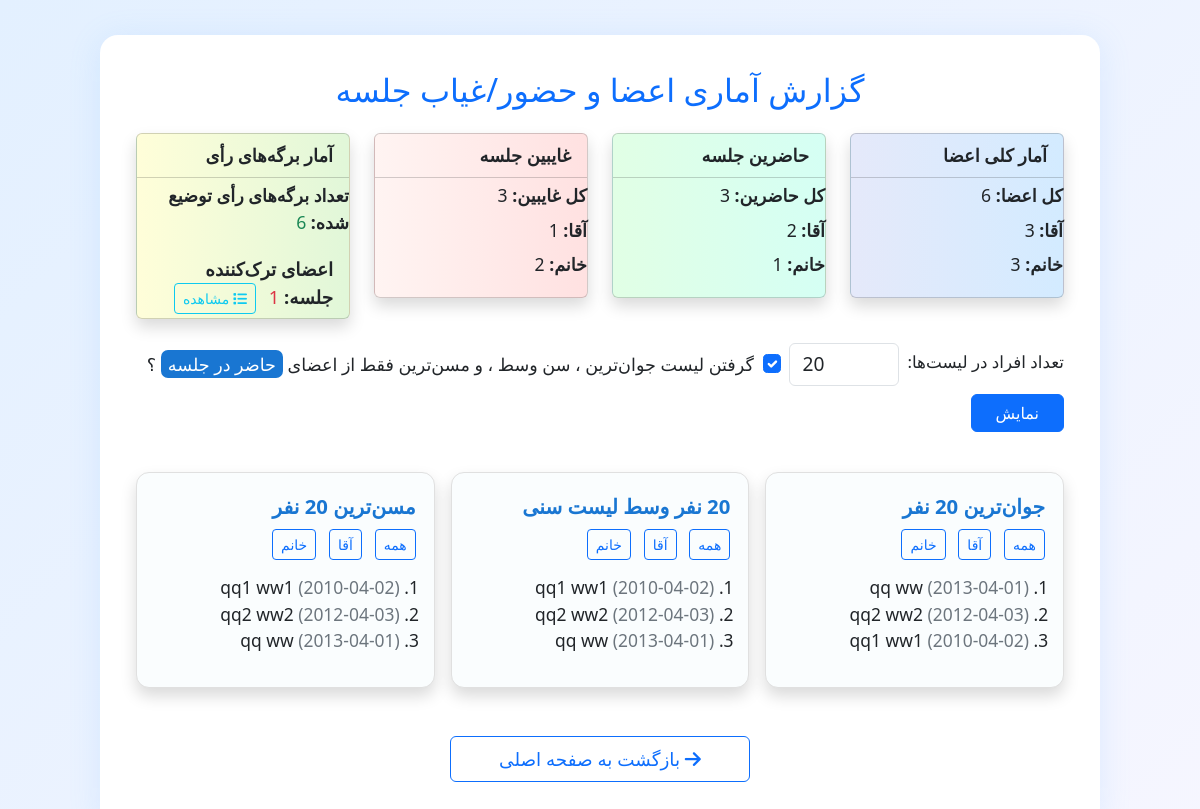
The app's page /report_attendance.php with its own data.
### tables this page shows
CREATE TABLE IF NOT EXISTS `members` (
  `id` int(11) NOT NULL AUTO_INCREMENT COMMENT 'کلید اصلی و یکتا برای هر عضو',
  `first_name` varchar(100) NOT NULL COMMENT 'نام عضو',
  `last_name` varchar(100) NOT NULL COMMENT 'نام خانوادگی عضو',
  `national_code` varchar(10) NOT NULL COMMENT 'کد ملی عضو (منحصر به فرد)',
  `gender` tinyint(1) DEFAULT NULL COMMENT 'جنسیت 1 اقا 2 خانم',
  `mobile` varchar(11) NOT NULL COMMENT 'شماره موبایل عضو',
  `membership_number` varchar(20) NOT NULL COMMENT 'شماره عضویت در سازمان',
  `birth_date` date NOT NULL COMMENT 'تاریخ تولد عضو',
  `membership_expiry` date NOT NULL COMMENT 'تاریخ اعتبار عضویت',
  `photo_path` varchar(255) DEFAULT NULL COMMENT 'مسیر ذخیره عکس عضو',
  `is_deleted` tinyint(1) DEFAULT 0 COMMENT '1 به معنی حذف نرم عضو',
  `created_at` timestamp(3) NOT NULL DEFAULT current_timestamp(3) COMMENT 'تاریخ و زمان ایجاد رکورد با دقت میلی‌ثانیه',
  `updated_at` timestamp(3) NULL DEFAULT NULL ON UPDATE current_timestamp(3) COMMENT 'تاریخ و زمان به‌روزرسانی رکورد',
  PRIMARY KEY (`id`),
  UNIQUE KEY `national_code` (`national_code`),
  UNIQUE KEY `membership_number` (`membership_number`)
);

### report_attendance.php (the view, shortened to what this page needs)
<?php
require_once 'config.php';
$n = isset($_GET['n']) && intval($_GET['n']) > 0 ? intval($_GET['n']) : 20;
 $only_present ='1';
$stmt = $pdo->prepare("SELECT id FROM meetings WHERE status='active' AND is_deleted=0 ORDER BY start_time DESC LIMIT 1");
$stmt->execute();
$meeting = $stmt->fetch(PDO::FETCH_ASSOC);
$meeting_id = $meeting ? $meeting['id'] : 0;
$total_members = $pdo->query("SELECT COUNT(*) FROM members WHERE is_deleted=0")->fetchColumn();
$total_male = $pdo->query("SELECT COUNT(*) FROM members WHERE is_deleted=0 AND gender='1'")->fetchColumn();
$total_female = $pdo->query("SELECT COUNT(*) FROM members WHERE is_deleted=0 AND gender='2'")->fetchColumn();
$total_present = $total_present_male = $total_present_female = 0;
$total_absent = $total_absent_male = $total_absent_female = 0;
$present_members = [];
if ($meeting_id) {
    $sql = "SELECT m.id, m.first_name, m.last_name, m.birth_date, m.gender,
                   TIMESTAMPDIFF(YEAR, m.birth_date, CURDATE()) as age
            FROM members m
            JOIN (
                SELECT a1.member_id, a1.current_status
                FROM attendances a1
                INNER JOIN (
                    SELECT member_id, MAX(id) as max_id
                    FROM attendances
                    WHERE meeting_id=? AND is_deleted=0
                    GROUP BY member_id
                ) a2 ON a1.member_id = a2.member_id AND a1.id = a2.max_id
                WHERE a1.meeting_id=? AND a1.is_deleted=0
            ) last_att ON last_att.member_id = m.id
            WHERE m.is_deleted=0 AND last_att.current_status='in' AND m.birth_date IS NOT NULL
            ORDER BY m.birth_date ASC";
    $stmt = $pdo->prepare($sql);
    $stmt->execute([$meeting_id, $meeting_id]);
    $present_members = $stmt->fetchAll(PDO::FETCH_ASSOC);
    foreach ($present_members as $m) {
        if ($m['gender'] == '1') $total_present_male++;
        elseif ($m['gender'] == '2') $total_present_female++;
    }
    $total_present = count($present_members);
    $total_absent = $total_members - $total_present;
    $total_absent_male = $total_male - $total_present_male;
    $total_absent_female = $total_female - $total_present_female;
}
if ($only_present=='1' && $meeting_id) {
    $base_members = $present_members;
} else {
    $sql = "SELECT id, first_name, last_name, birth_date, gender, TIMESTAMPDIFF(YEAR, birth_date, CURDATE()) as age
            FROM members
            WHERE is_deleted=0 AND birth_date IS NOT NULL
            ORDER BY birth_date ASC";
    $base_members = $pdo->query($sql)->fetchAll(PDO::FETCH_ASSOC);
}
$youngest_all = $base_members;
usort($youngest_all, function($a,$b){ return strtotime($b['birth_date']) - strtotime($a['birth_date']); });
$youngest_all = array_slice($youngest_all, 0, $n);
$oldest_all = $base_members;
usort($oldest_all, function($a,$b){ return strtotime($a['birth_date']) - strtotime($b['birth_date']); });
$oldest_all = array_slice($oldest_all, 0, $n);
$middle_all = [];
$sorted_all = $base_members;
usort($sorted_all, function($a,$b){ return strtotime($a['birth_date']) - strtotime($b['birth_date']); });
$total = count($sorted_all);
if($total > 0) {
    $mid_count = min($n, $total);
    $mid_center = intval($total/2);
    $start = max(0, $mid_center - intval($mid_count/2));
    $middle_all = array_slice($sorted_all, $start, $mid_count);
}
$left_members = [];
if ($meeting_id) {
    $sql = "SELECT m.first_name, m.last_name, m.birth_date
        FROM members m
        JOIN attendances a ON a.member_id = m.id AND a.meeting_id = ? AND a.is_deleted=0
        WHERE m.is_deleted=0 AND a.current_status='out'
        AND NOT EXISTS (
            SELECT 1 FROM attendances a2
              WHERE a2.member_id = m.id
                AND a2.meeting_id = ?
                AND a2.is_deleted=0
                AND a2.current_status='in'
                AND a2.id > a.id
        )";
    $stmt = $pdo->prepare($sql);
    $stmt->execute([$meeting_id, $meeting_id]);
    $left_members = $stmt->fetchAll(PDO::FETCH_ASSOC);
}
$vote_papers_count = 0;
if ($meeting_id) {
    $stmt = $pdo->prepare("SELECT COUNT(*) FROM vote_papers WHERE meeting_id=? AND is_issued=1 AND is_deleted=0");
    $stmt->execute([$meeting_id]);
    $vote_papers_count = $stmt->fetchColumn();
}
?>
<!DOCTYPE html>
<html lang="fa" dir="rtl">
<head>
    <link href="https://cdn.jsdelivr.net/npm/bootstrap@5.3.3/dist/css/bootstrap.rtl.min.css" rel="stylesheet">
    <link rel="stylesheet" href="https://cdnjs.cloudflare.com/ajax/libs/font-awesome/6.4.2/css/all.min.css">
</head>
<body>
<div class="container">
    <div class="report-box">
        <h3 class="mb-4 text-center text-primary" style="font-size:2rem;">گزارش آماری اعضا و حضور/غیاب جلسه</h3>
        <div class="row mb-3">
            <div class="col-md-3 mb-2">
                <div class="card info-card shadow">
                    <div class="card-header bg-transparent">آمار کلی اعضا</div>
                    <ul class="stat-list card-body">
                        <li><b>کل اعضا:</b> <?= $total_members ?></li>
                        <li><b>آقا:</b> <?= $total_male ?></li>
                        <li><b>خانم:</b> <?= $total_female ?></li>
                    </ul>
                </div>
            </div>
            <div class="col-md-3 mb-2">
                <div class="card present-card shadow">
                    <div class="card-header bg-transparent">حاضرین جلسه</div>
                    <ul class="stat-list card-body">
                        <li><b>کل حاضرین:</b> <?= $total_present ?></li>
                        <li><b>آقا:</b> <?= $total_present_male ?></li>
                        <li><b>خانم:</b> <?= $total_present_female ?></li>
                    </ul>
                </div>
            </div>
            <div class="col-md-3 mb-2">
                <div class="card absent-card shadow">
                    <div class="card-header bg-transparent">غایبین جلسه</div>
                    <ul class="stat-list card-body">
                        <li><b>کل غایبین:</b> <?= $total_absent ?></li>
                        <li><b>آقا:</b> <?= $total_absent_male ?></li>
                        <li><b>خانم:</b> <?= $total_absent_female ?></li>
                    </ul>
                </div>
            </div>
            <div class="col-md-3 mb-2">
                <div class="card vote-card shadow">
                    <div class="card-header bg-transparent">آمار برگه‌های رأی</div>
                    <ul class="stat-list card-body">
                        <li><b>تعداد برگه‌های رأی توضیع شده:</b> <span class="text-success"><?= $vote_papers_count ?></span></li>
                    </ul>
                    <div class="card-body pt-0 pb-1">
                        <b>اعضای ترک‌کننده جلسه:</b> <span class="text-danger"><?= count($left_members) ?></span>
                        <button class="btn btn-outline-info btn-sm ms-2" data-bs-toggle="modal" data-bs-target="#modalLeftMembers"><i class="fa fa-list"></i> مشاهده</button>
                    </div>
                </div>
            </div>
        </div>
 <form class="row g-2 mb-4 align-items-center" method="get">
            <div class="col-auto">
                <label for="n" class="form-label" style="font-size:1.05rem">تعداد افراد در لیست‌ها:</label>
            </div><BR/>
            <div class="col-auto">
                <input type="number" name="n" id="n" value="<?= $n ?>" class="form-control" min="1" style="width:110px;font-size:1.2rem">
            </div>
            <div class="col-auto">
                <div class="form-check">
                  <input class="form-check-input" type="checkbox"   id="chk_only_present" <?= $only_present=='1' ? "checked" : "" ?> onchange="submitReportForm()"  >
                  <label class="form-check-label" for="chk_only_present" style="font-size:1.1rem;">
                    گرفتن لیست جوان‌ترین  ، سن وسط ، و مسن‌ترین فقط از اعضای <span class="highlight">حاضر در جلسه</span> ؟
                  </label>
                </div>
            </div>
            <div class="col-auto">
                <button type="submit" class="btn btn-primary px-4">نمایش</button>
            </div>
        </form>
        <div class="row g-3 mt-2">
            <div class="col-md-4">
                <div class="age-box shadow">
                    <div class="stat-title">جوان‌ترین <?= $n ?> نفر</div>
                    <div class="list-btns">
                        <button class="btn btn-outline-primary btn-sm" onclick="showMemberList('youngest_all')">همه</button>
                        <button class="btn btn-outline-primary btn-sm" onclick="showMemberList('youngest_male')">آقا</button>
                        <button class="btn btn-outline-primary btn-sm" onclick="showMemberList('youngest_female')">خانم</button>
                    </div>
                    <ol style="padding-right:16px;font-size:1.09rem" id="list_youngest">
                        <?php foreach($youngest_all as $m): ?>
                            <li><?= htmlspecialchars($m['first_name'].' '.$m['last_name']) ?> <span class="text-secondary">(<?= $m['birth_date'] ?>)</span></li>
                        <?php endforeach; ?>
                    </ol>
                </div>
            </div>
            <div class="col-md-4">
                <div class="age-box shadow">
                    <div class="stat-title"> <?= $n ?> نفر وسط لیست سنی</div>
                    <div class="list-btns">
                        <button class="btn btn-outline-primary btn-sm" onclick="showMemberList('middle_all')">همه</button>
                        <button class="btn btn-outline-primary btn-sm" onclick="showMemberList('middle_male')">آقا</button>
                        <button class="btn btn-outline-primary btn-sm" onclick="showMemberList('middle_female')">خانم</button>
                    </div>
                    <ol style="padding-right:16px;font-size:1.09rem" id="list_middle">
                        <?php foreach($middle_all as $m): ?>
                            <li><?= htmlspecialchars($m['first_name'].' '.$m['last_name']) ?> <span class="text-secondary">(<?= $m['birth_date'] ?>)</span></li>
                        <?php endforeach; ?>
                    </ol>
                </div>
            </div>
            <div class="col-md-4">
                <div class="age-box shadow">
                    <div class="stat-title">مسن‌ترین <?= $n ?> نفر</div>
                    <div class="list-btns">
                        <button class="btn btn-outline-primary btn-sm" onclick="showMemberList('oldest_all')">همه</button>
                        <button class="btn btn-outline-primary btn-sm" onclick="showMemberList('oldest_male')">آقا</button>
                        <button class="btn btn-outline-primary btn-sm" onclick="showMemberList('oldest_female')">خانم</button>
                    </div>
                    <ol style="padding-right:16px;font-size:1.09rem" id="list_oldest">
                        <?php foreach($oldest_all as $m): ?>
                            <li><?= htmlspecialchars($m['first_name'].' '.$m['last_name']) ?> <span class="text-secondary">(<?= $m['birth_date'] ?>)</span></li>
                        <?php endforeach; ?>
                    </ol>
                </div>
            </div>
        </div>
        <div class="text-center mt-5 mb-2">
            <a href="index.php" class="btn btn-outline-primary px-5 py-2" style="font-size:1.15rem"><i class="fa fa-arrow-right"></i> بازگشت به صفحه اصلی</a>
        </div>
    </div>
</div>
</body>
</html>

### report_attendance.php (style rules this page uses)
body { background: linear-gradient(135deg,#e3f0ff 0,#f6f6ff 100%) !important; font-size: 1.15rem; }
.report-box { background:#fff;border-radius:18px;box-shadow:0 4px 32px #6ab2ff29;padding:36px;max-width:1000px;margin:35px auto; }
.stat-title { color:#1976d2;font-size:1.27rem;margin-bottom:8px;font-weight: bold; }
.stat-list { list-style-type:none;padding:0; font-size:1.1rem; }
.stat-list li { padding:4px 0; }
.age-box { border:1px solid #e0e0e0;border-radius:13px;background:#fafdfe;padding:18px;min-height:200px; }
.present-card { background: linear-gradient(90deg,#e1ffe5,#d5fff4); }
.absent-card { background: linear-gradient(90deg,#fff4f2,#ffe1e1); }
.info-card { background: linear-gradient(90deg,#e5e9fa,#d3ebff); }
.vote-card { background: linear-gradient(90deg,#fffed9,#e1f7d9); }
.list-btns { margin-bottom:10px; }
.list-btns button { margin-left:8px;margin-bottom:4px; }
.card-header { font-size:1.12rem;font-weight:bold; }
.highlight { color: #fff; background-color: #1976d2; padding: 2px 7px; border-radius: 7px; }

### records on screen
members: first_name+last_name "qq ww", birth_date "2013-04-01"
members: first_name+last_name "qq2 ww2", birth_date "2012-04-03"
members: first_name+last_name "qq1 ww1", birth_date "2010-04-02"

### other values on screen
$total_members "6"
$total_male "3"
$total_female "3"
$total_present "3"
$total_present_male "2"
$total_present_female "1"
$total_absent "3"
$total_absent_male "1"
$total_absent_female "2"
$vote_papers_count "6"
count($left_members) "1"
$n "20"
